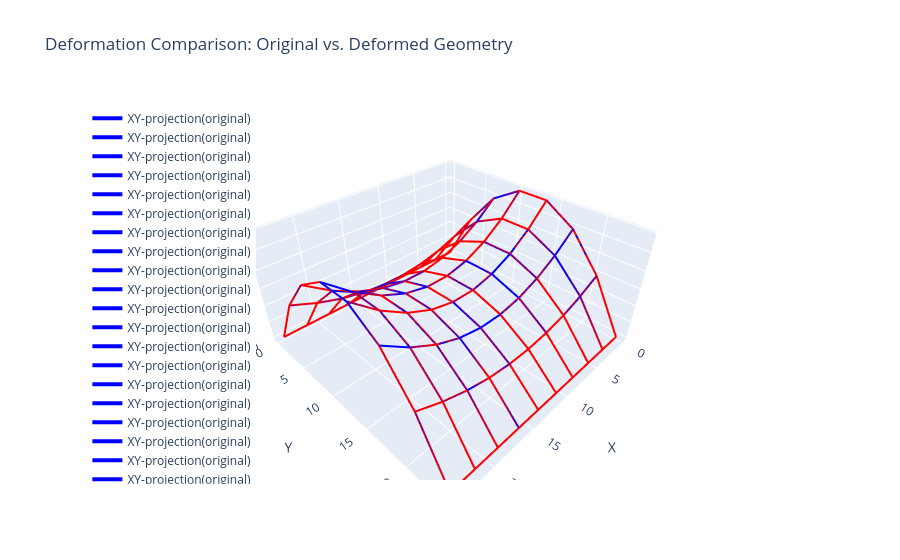

This figure's notebook cell:
### Code cell
# Coordinates assembly:
x_orig = new_coords_db[:, 0].detach().numpy()
y_orig = new_coords_db[:, 1].detach().numpy()
z_orig = new_coords_db[:, 2].detach().numpy()

x_def = New_Coordinates_db[:, 0].detach().numpy()
y_def = New_Coordinates_db[:, 1].detach().numpy()
z_def = New_Coordinates_db[:, 2].detach().numpy()

fig = go.Figure()

for connection in connectivity_db:
    i, j = connection
    fig.add_trace(go.Scatter3d(
        x=[x_orig[i-1], x_orig[j-1]],
        y=[y_orig[i-1], y_orig[j-1]],
        z=[z_orig[i-1], z_orig[j-1]],
        mode='lines',
        line=dict(color='blue', width=4),
        name='XY-projection(original)'
    ))

for connection in connectivity_db:
    i, j = connection
    fig.add_trace(go.Scatter3d(
        x=[x_def[i-1], x_def[j-1]],
        y=[y_def[i-1], y_def[j-1]],
        z=[z_def[i-1], z_def[j-1]],
        mode='lines',
        line=dict(color='red', width=4),
        name='FE Solution'
    ))

# for node in Free_nodes:
#     fig.add_trace(go.Scatter3d(
#         x=[x_def[node-1]],
#         y=[y_def[node-1]],
#         z=[z_def[node-1]],
#         mode='markers+text',
#         marker=dict(size=5, color='green'),
#         # text=[f'Node {node}'],
#         textposition='top center',
#         name=f'Free Node {node}'
#     ))

fig.update_layout(
    scene=dict(
        xaxis_title='X',
        yaxis_title='Y',
        zaxis_title='Z',
        aspectmode='data'
    ),
    title='Deformation Comparison: Original vs. Deformed Geometry',
    legend=dict(yanchor="top", y=0.99, xanchor="left", x=0.01)
)

fig.show()
